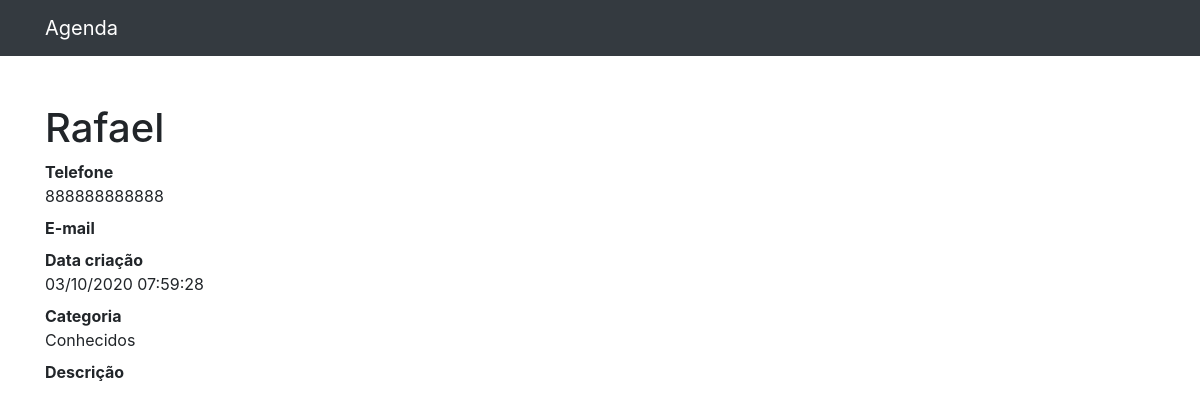
/4, run on the app's committed database.
### contatos/models.py (models this page shows, shortened)
class Contato(models.Model):
    nome = models.CharField(max_length=250)
    sobrenome = models.CharField(max_length=250, blank=True)
    telefone = models.CharField(max_length=250)
    email = models.CharField(max_length=250, blank=True)
    data_da_criação = models.DateTimeField(default=timezone.now)
    descrição = models.TextField(blank=True)
    categoria = models.ForeignKey(Categoria, on_delete=models.DO_NOTHING)
    mostrar = models.BooleanField(default=True)

class Categoria(models.Model):
    nome = models.CharField(max_length=250)
    def __str__(self):
        return self.nome

### contatos/views.py (the view)
# urls.py: path('<int:contato_id>', views.detalhes, name='detalhes'),
def detalhes(request, contato_id):
    contato = get_object_or_404(Contato, id=contato_id)
    if not contato.mostrar:
        raise Http404()
    return render(request, 'contatos/detalhes.html', {
        'contato': contato
    })

### contatos/templates/contatos/detalhes.html (shortened to what this page needs)
{% extends 'base.html'%}
{% block 'conteudo' %}
        <h1 class="mt-5">{{contato.nome}} {{contato.sobrenome}}</h1>
        <dl>
          <dt>Telefone</dt>
          <dd>{{contato.telefone}}</dd>
          <dt>E-mail</dt>
          <dt>Data criação</dt>
          <dd>{{contato.data_da_criação|date:'d/m/Y h:i:s'}}</dd>
          <dt>Categoria</dt>
          <dd>{{contato.categoria}}</dd>
          <dt>Descrição</dt>
        </dl>
{% endblock  %}

### data on the page
Contato: nome "Rafael", telefone "888888888888", data_da_criação "03/10/2020 07:59:28", categoria "Conhecidos"
